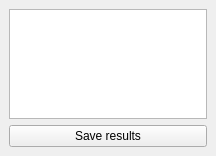
<?xml version="1.0" encoding="UTF-8"?>
<ui version="4.0">
 <class>ResultsDockWidget</class>
 <widget class="QDockWidget" name="ResultsDockWidget">
  <property name="geometry">
   <rect>
    <x>0</x>
    <y>0</y>
    <width>216</width>
    <height>156</height>
   </rect>
  </property>
  <property name="windowTitle">
   <string>Results</string>
  </property>
  <widget class="QWidget" name="dockWidgetContents">
   <property name="sizePolicy">
    <sizepolicy hsizetype="Preferred" vsizetype="Preferred">
     <horstretch>0</horstretch>
     <verstretch>0</verstretch>
    </sizepolicy>
   </property>
   <layout class="QVBoxLayout" name="verticalLayout">
    <item>
     <widget class="QPlainTextEdit" name="plainTextEdit">
      <property name="sizePolicy">
       <sizepolicy hsizetype="Preferred" vsizetype="Preferred">
        <horstretch>0</horstretch>
        <verstretch>0</verstretch>
       </sizepolicy>
      </property>
     </widget>
    </item>
    <item>
     <widget class="QPushButton" name="pushButton">
      <property name="text">
       <string>Save results</string>
      </property>
     </widget>
    </item>
   </layout>
  </widget>
 </widget>
 <resources/>
 <connections/>
</ui>
